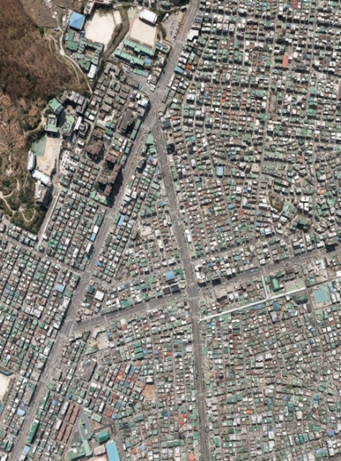
#> input picture 두번째_결과_히스토그램만한거/new.jpg, 341 x 461 px, found by its file name
$ python histo.py
#> lines starting #> are read from the running program, lines starting #| are printed output that depends on the picture
'''
Image Alignment

Satya Mallick, LearnOpenCV.com
'''
from __future__ import print_function
import cv2
import numpy as np


refFilename1 = "new.jpg"
print("Reading reference image : ", refFilename1)
imReference1 = cv2.imread(refFilename1, cv2.IMREAD_COLOR)
#> imReference1 is the input picture: shape (461, 341, 3); mean B, G, R 123.7, 130.8, 133.8


refFilename2 = "old.jpg"
print("Reading reference image : ", refFilename2)
imReference2 = cv2.imread(refFilename2, cv2.IMREAD_COLOR)
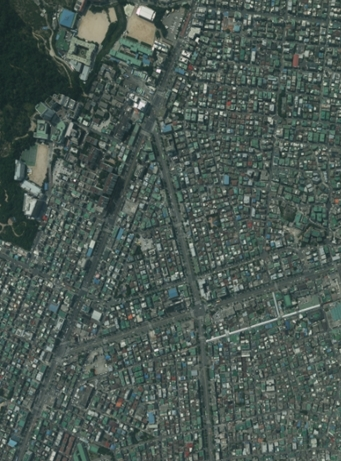
#> input picture 두번째_결과_히스토그램만한거/old.jpg, 341 x 461 px, found by its file name
#> imReference2 is the input picture: shape (461, 341, 3); mean B, G, R 83.3, 89.3, 74.8


# Convert images to grayscale
imReference1[:,:,0] = cv2.equalizeHist(imReference1[:,:,0])
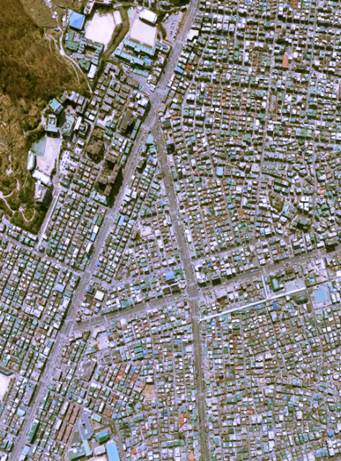
#> imReference1: shape (461, 341, 3); mean B, G, R 128.3, 130.8, 133.8
imReference1[:,:,1] = cv2.equalizeHist(imReference1[:,:,1])
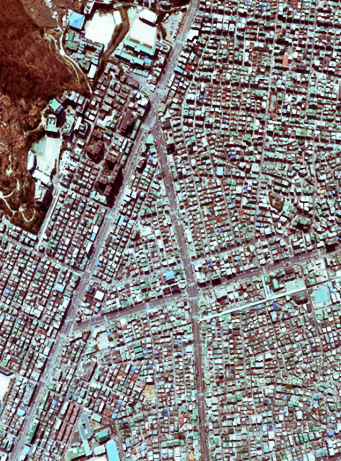
#> imReference1: shape (461, 341, 3); mean B, G, R 128.3, 128.3, 133.8
imReference1[:,:,2] = cv2.equalizeHist(imReference1[:,:,2])
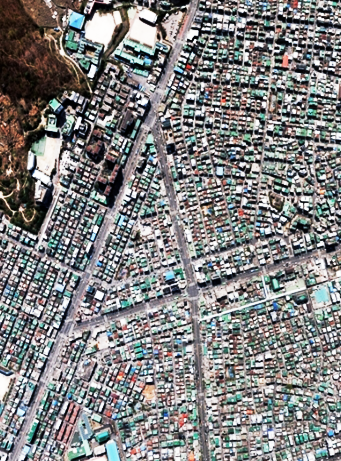
#> imReference1: shape (461, 341, 3); mean B, G, R 128.3, 128.3, 128.3

# Convert images to grayscale
imReference2[:,:,0] = cv2.equalizeHist(imReference2[:,:,0])
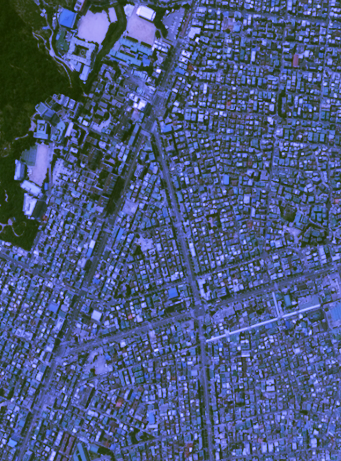
#> imReference2: shape (461, 341, 3); mean B, G, R 129.1, 89.3, 74.8
imReference2[:,:,1] = cv2.equalizeHist(imReference2[:,:,1])
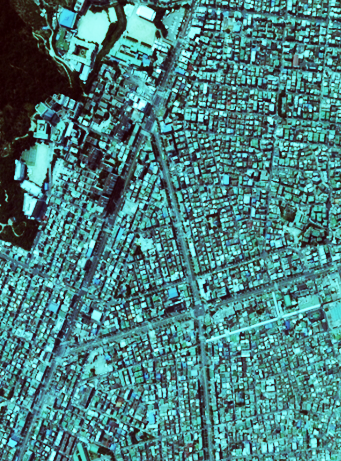
#> imReference2: shape (461, 341, 3); mean B, G, R 129.1, 129, 74.8
imReference2[:,:,2] = cv2.equalizeHist(imReference2[:,:,2])
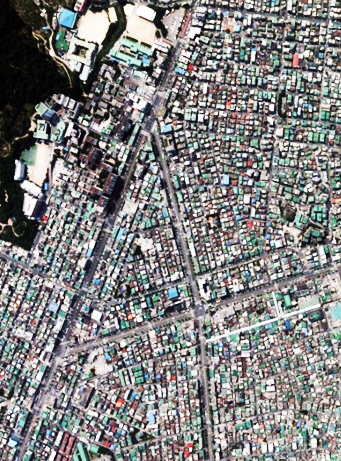
#> imReference2: shape (461, 341, 3); mean B, G, R 129.1, 129, 129

cv2.imwrite("res_new.jpg", imReference1)

cv2.imwrite("res_old.jpg", imReference2)
